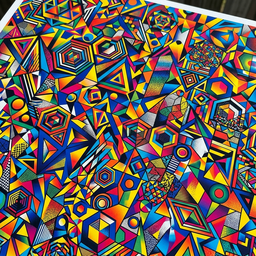
#> input picture demo/original.bmp, 256 x 256 px, shrunk from 1024 x 1024 before the run
$ python rc5_image_cbc.py
#> lines starting #> are read from the running program, lines starting #| are printed output that depends on the picture
import os
import sys

# Ensure PIL is installed or try to import it
try:
    from PIL import Image
except ImportError:
    import subprocess
    subprocess.check_call([sys.executable, "-m", "pip", "install", "pillow"])
    from PIL import Image

# RC5-32/12/16 implementation
W = 32  # word size in bits
R = 12  # number of rounds
B = 16  # key size in bytes

MOD = 1 << W
MASK = MOD - 1

P = 0xB7E15163
Q = 0x9E3779B9

def rotl(val, r_bits):
    val = val & MASK
    r_bits = r_bits % W
    return ((val << r_bits) | (val >> (W - r_bits))) & MASK

def rotr(val, r_bits):
    val = val & MASK
    r_bits = r_bits % W
    return ((val >> r_bits) | (val << (W - r_bits))) & MASK

def rc5_setup(key):
    c = B // 4
    L = [0] * c
    for i in range(B):
        L[i // 4] = (L[i // 4] + (key[i] << (8 * (i % 4)))) & MASK

    t = 2 * R + 2
    S = [0] * t
    S[0] = P
    for i in range(1, t):
        S[i] = (S[i - 1] + Q) & MASK

    i = j = 0
    A = B_val = 0
    loops = 3 * max(t, c)
    for _ in range(loops):
        A = S[i] = rotl((S[i] + A + B_val) & MASK, 3)
        B_val = L[j] = rotl((L[j] + A + B_val) & MASK, (A + B_val) % W)
        i = (i + 1) % t
        j = (j + 1) % c
    return S

def rc5_encrypt_block(pt_A, pt_B, S):
    A = (pt_A + S[0]) & MASK
    B_val = (pt_B + S[1]) & MASK
    for i in range(1, R + 1):
        A = (rotl(A ^ B_val, B_val % W) + S[2 * i]) & MASK
        B_val = (rotl(B_val ^ A, A % W) + S[2 * i + 1]) & MASK
    return A, B_val

def rc5_decrypt_block(ct_A, ct_B, S):
    A = ct_A
    B_val = ct_B
    for i in range(R, 0, -1):
        B_val = rotr((B_val - S[2 * i + 1]) & MASK, A % W) ^ A
        A = rotr((A - S[2 * i]) & MASK, B_val % W) ^ B_val
    B_val = (B_val - S[1]) & MASK
    A = (A - S[0]) & MASK
    return A, B_val

def pad_data(data):
    # RC5 works on 8-byte blocks (two 32-bit words)
    pad_len = 8 - (len(data) % 8)
    if pad_len == 8:
        # We always pad at least 1 byte
        pad_len = 8
    # PKCS#7 padding
    return data + bytes([pad_len] * pad_len)

def unpad_data(data):
    pad_len = data[-1]
    if pad_len < 1 or pad_len > 8:
        return data
    # Verify padding
    for i in range(len(data) - pad_len, len(data)):
        if data[i] != pad_len:
            return data
    return data[:-pad_len]

def encrypt_image_cbc(input_bmp_path, output_bmp_path, key):
    S = rc5_setup(key)
    with open(input_bmp_path, "rb") as f:
        bmp_data = f.read()

    # BMP Header is typically 54 bytes
    # But let's find the exact pixel data offset from the BMP header (bytes 10-13)
    pixel_offset = int.from_bytes(bmp_data[10:14], byteorder="little")
    header = bmp_data[:pixel_offset]
    pixel_data = bmp_data[pixel_offset:]

    padded_pixels = pad_data(pixel_data)
    encrypted_pixels = bytearray()

    # CBC Initialization Vector (IV)
    iv_A, iv_B = 0x12345678, 0x9ABCDEF0

    for i in range(0, len(padded_pixels), 8):
        block = padded_pixels[i:i+8]
        pt_A = int.from_bytes(block[0:4], byteorder="little")
        pt_B = int.from_bytes(block[4:8], byteorder="little")

        # CBC XOR
        pt_A ^= iv_A
        pt_B ^= iv_B

        ct_A, ct_B = rc5_encrypt_block(pt_A, pt_B, S)

        # Next IV is the ciphertext
        iv_A, iv_B = ct_A, ct_B

        encrypted_pixels.extend(ct_A.to_bytes(4, byteorder="little"))
        encrypted_pixels.extend(ct_B.to_bytes(4, byteorder="little"))

    with open(output_bmp_path, "wb") as f:
        f.write(header + encrypted_pixels)
    print(f"Encrypted pixels saved to {output_bmp_path}")

def decrypt_image_cbc(input_bmp_path, output_bmp_path, key):
    S = rc5_setup(key)
    with open(input_bmp_path, "rb") as f:
        bmp_data = f.read()

    pixel_offset = int.from_bytes(bmp_data[10:14], byteorder="little")
    header = bmp_data[:pixel_offset]
    pixel_data = bmp_data[pixel_offset:]

    decrypted_pixels = bytearray()

    iv_A, iv_B = 0x12345678, 0x9ABCDEF0

    for i in range(0, len(pixel_data), 8):
        block = pixel_data[i:i+8]
        ct_A = int.from_bytes(block[0:4], byteorder="little")
        ct_B = int.from_bytes(block[4:8], byteorder="little")

        dec_A, dec_B = rc5_decrypt_block(ct_A, ct_B, S)

        # CBC XOR
        pt_A = dec_A ^ iv_A
        pt_B = dec_B ^ iv_B

        # Next IV is the ciphertext
        iv_A, iv_B = ct_A, ct_B

        decrypted_pixels.extend(pt_A.to_bytes(4, byteorder="little"))
        decrypted_pixels.extend(pt_B.to_bytes(4, byteorder="little"))

    unpadded_pixels = unpad_data(decrypted_pixels)

    with open(output_bmp_path, "wb") as f:
        f.write(header + unpadded_pixels)
    print(f"Decrypted pixels saved to {output_bmp_path}")

def main():
    base_dir = os.path.dirname(os.path.abspath(__file__))
    jpg_path = os.path.join(base_dir, "original.bmp")

    # 1. Convert JPEG to BMP
    bmp_orig = os.path.join(base_dir, "test_image_orig.bmp")
    img = Image.open(jpg_path)
#> img is the input picture: PIL image 256x256 RGB; mean R, G, B 108.3, 94.7, 86
    img.save(bmp_orig)
    print("Converted JPEG to original BMP.")

    # 2. Key
    key = b"antigravity_key!" # 16 bytes

    # 3. Encrypt
    bmp_enc = os.path.join(base_dir, "test_image_encrypted.bmp")
    encrypt_image_cbc(bmp_orig, bmp_enc, key)

    # 4. Decrypt
    bmp_dec = os.path.join(base_dir, "test_image_decrypted.bmp")
    decrypt_image_cbc(bmp_enc, bmp_dec, key)

    # 5. Convert encrypted and decrypted BMPs to JPEGs for viewing
    img_enc = Image.open(bmp_enc)
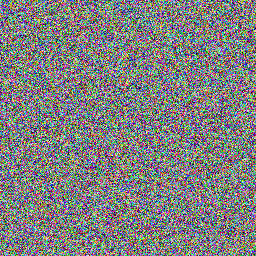
#> img_enc: PIL image 256x256 RGB; mean R, G, B 127.4, 127.6, 127.6
    # Note: Pillow might complain about opening a BMP with encrypted pixels,
    # but since the header is valid, it works or we can save it as JPEG.
    # If the image format is weird, it might not render properly, but it's a valid BMP.
    # Let's save them as JPEGs.
    jpg_enc = os.path.join(base_dir, "test_image_encrypted.jpg")
    img_enc.convert("RGB").save(jpg_enc)

    img_dec = Image.open(bmp_dec)
    jpg_dec = os.path.join(base_dir, "test_image_decrypted.jpg")
    img_dec.convert("RGB").save(jpg_dec)

    # 6. Verify integrity
    with open(bmp_orig, "rb") as f1, open(bmp_dec, "rb") as f2:
        orig_bytes = f1.read()
        dec_bytes = f2.read()

    if orig_bytes == dec_bytes:
        print("SUCCESS: Decrypted image bytes match the original perfectly!")
    else:
        print("FAILURE: Bytes do not match.")

if __name__ == "__main__":
    main()
